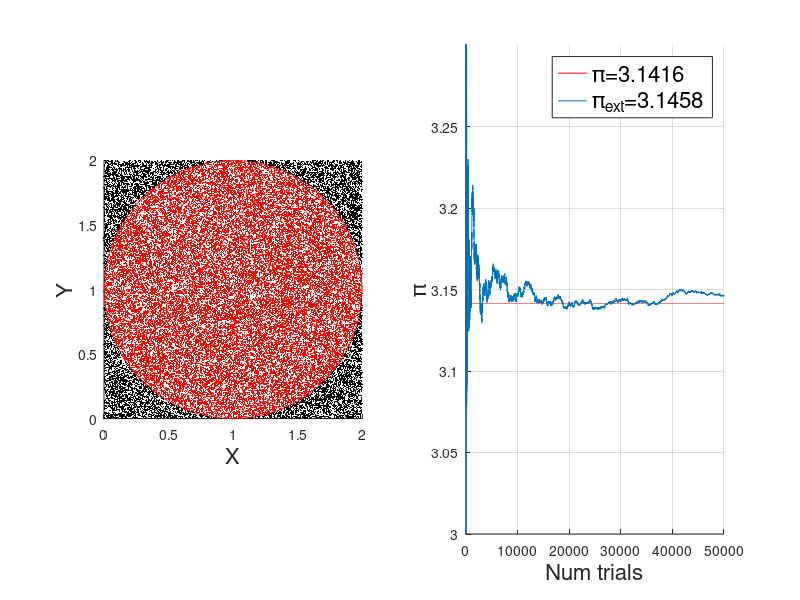

Here is the MATLAB script that generated this plot:
% ====== pi calculation by a Monte Carlo itegration ==========
%
%   pi=4*A_cirlce/A_square
%
%
%
clear all
close all
c=0;
d=0;
%i=0;
N=50000; %MAX 50000

hold on
X=0:0.01:2;
circ_up=sqrt(1-(X-1).^2)+1;
circ_down=-sqrt(1-(X-1).^2)+1;
subplot(1,2,1),hold on
plot(X,circ_up,'r',X,circ_down,'r'),xlabel('X','FontSize',16),...
    ylabel('Y','FontSize',16),grid,axis square

pi_est=zeros(1,N);
for i=1:N
    P=2*rand([1 2]);    %generic point in the unit square
    
    if (P(1)-1)^2+(P(2)-1)^2<1
        c=c+1;
        In(c,:)=P;
        %plot(P(1),P(2),'.r'),grid
    else
        d=d+1;
        Out(d,:)=P;
        %plot(P(1),P(2),'.k'),grid
        
    end
    
    pi_est(i)=4*c/i;
end

plot(In(:,1),In(:,2),'.r','MarkerSize',1);

plot(Out(:,1),Out(:,2),'.k','MarkerSize',1),grid
subplot(1,2,2),hold on
plot((1:N),repmat(pi,1,N),'r');
subplot(1,2,2)

plot((1:N),pi_est,'-'),grid,ylim([3. 3.3]),xlabel('Num trials','FontSize',16),...
    ylabel('\pi','FontSize',16)
%pi;
%pi_est(N);
ll=legend(['\pi=' num2str(pi)],['\pi_{ext}=' num2str(pi_est(N))]);
set(ll,'FontSize',16);